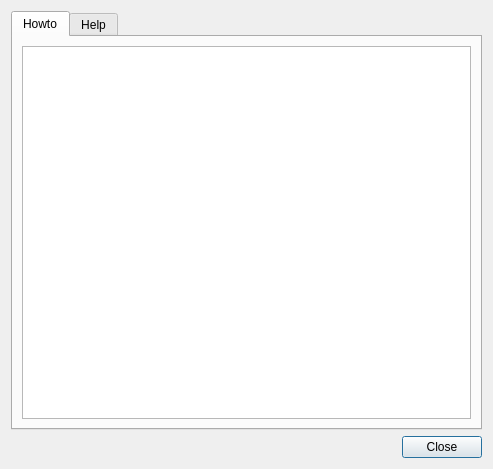
<ui version="4.0" >
 <class>HelpDialog</class>
 <widget class="QDialog" name="HelpDialog" >
  <property name="geometry" >
   <rect>
    <x>0</x>
    <y>0</y>
    <width>493</width>
    <height>469</height>
   </rect>
  </property>
  <property name="windowTitle" >
   <string>Dialog</string>
  </property>
  <layout class="QVBoxLayout" >
   <item>
    <widget class="QTabWidget" name="tabWidget" >
     <property name="currentIndex" >
      <number>0</number>
     </property>
     <widget class="QWidget" name="howto_tab" >
      <attribute name="title" >
       <string>Howto</string>
      </attribute>
      <layout class="QVBoxLayout" >
       <item>
        <widget class="QTextBrowser" name="howtoTextBrowser" >
         <property name="source" >
          <url>
           <string>qrc:/docs/help/howto.html</string>
          </url>
         </property>
        </widget>
       </item>
      </layout>
     </widget>
     <widget class="QWidget" name="help_tab" >
      <attribute name="title" >
       <string>Help</string>
      </attribute>
      <layout class="QVBoxLayout" >
       <item>
        <widget class="QTextBrowser" name="helpTextBrowser" >
         <property name="source" >
          <url>
           <string>qrc:/docs/help/help.html</string>
          </url>
         </property>
        </widget>
       </item>
      </layout>
     </widget>
    </widget>
   </item>
   <item>
    <widget class="QDialogButtonBox" name="buttonBox" >
     <property name="orientation" >
      <enum>Qt::Horizontal</enum>
     </property>
     <property name="standardButtons" >
      <set>QDialogButtonBox::Close</set>
     </property>
    </widget>
   </item>
  </layout>
 </widget>
 <resources>
  <include location="gui.qrc" />
 </resources>
 <connections>
  <connection>
   <sender>buttonBox</sender>
   <signal>accepted()</signal>
   <receiver>HelpDialog</receiver>
   <slot>accept()</slot>
   <hints>
    <hint type="sourcelabel" >
     <x>248</x>
     <y>254</y>
    </hint>
    <hint type="destinationlabel" >
     <x>157</x>
     <y>274</y>
    </hint>
   </hints>
  </connection>
  <connection>
   <sender>buttonBox</sender>
   <signal>rejected()</signal>
   <receiver>HelpDialog</receiver>
   <slot>reject()</slot>
   <hints>
    <hint type="sourcelabel" >
     <x>316</x>
     <y>260</y>
    </hint>
    <hint type="destinationlabel" >
     <x>286</x>
     <y>274</y>
    </hint>
   </hints>
  </connection>
 </connections>
</ui>
